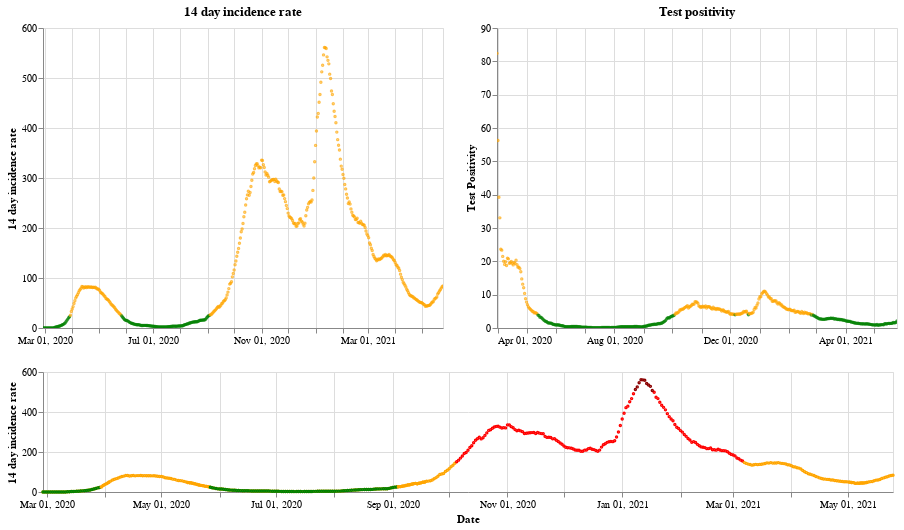

Write notebook code for a chart like this one.
### Markdown cell above
## Scotland

### Code cell
plot_traffic_light('Scotland')

### Figure 1 — Vega-Lite specification as saved in the notebook (floating-point values rounded to 4 significant figures; data arrays with more than 128 entries replaced by an {"elided": "..."} marker saying what was removed)
{"config": {"view": {"continuousWidth": 400, "continuousHeight": 300}}, "vconcat": [{"hconcat": [{"mark": {"type": "point", "size": 2}, "encoding": {"color": {"condition": {"value": "green", "test": "(datum.twoWeeklyCasesRate <= 25)"}, "value": "orange"}, "tooltip": [{"type": "nominal", "field": "areaName"}, {"type": "temporal", "field": "date"}, {"type": "quantitative", "field": "twoWeeklyCasesRate"}, {"type": "quantitative", "field": "testPositivity"}], "x": {"type": "temporal", "axis": {"title": ""}, "field": "date", "scale": {"domain": {"selection": "DateBrush"}}, "timeUnit": "yearmonthdate"}, "y": {"type": "quantitative", "axis": {"title": "14 day incidence rate"}, "field": "twoWeeklyCasesRate"}}, "title": "14 day incidence rate", "width": 400}, {"mark": {"type": "point", "size": 2}, "encoding": {"color": {"condition": {"value": "green", "test": "(datum.testPositivity <= 4)"}, "value": "orange"}, "tooltip": [{"type": "nominal", "field": "areaName"}, {"type": "temporal", "field": "date"}, {"type": "quantitative", "field": "twoWeeklyCasesRate"}, {"type": "quantitative", "field": "testPositivity"}], "x": {"type": "temporal", "axis": {"title": ""}, "field": "date", "scale": {"domain": {"selection": "DateBrush"}}, "timeUnit": "yearmonthdate"}, "y": {"type": "quantitative", "axis": {"title": "Test Positivity"}, "field": "testPositivity"}}, "title": "Test positivity", "width": 400}]}, {"layer": [{"mark": {"type": "point", "size": 2}, "encoding": {"color": {"condition": {"value": "orange", "test": "((50 && datum.twoWeeklyCasesRate) < 150)"}, "value": "red"}, "opacity": {"condition": {"value": 1, "test": "((50 && datum.twoWeeklyCasesRate) < 500)"}, "value": 0}, "tooltip": [{"type": "nominal", "field": "areaName"}, {"type": "temporal", "field": "date"}, {"type": "quantitative", "field": "twoWeeklyCasesRate"}, {"type": "quantitative", "field": "testPositivity"}], "x": {"type": "temporal", "axis": {"title": "Date"}, "field": "date", "timeUnit": "yearmonthdate"}, "y": {"type": "quantitative", "axis": {"title": "14 day incidence rate"}, "field": "twoWeeklyCasesRate"}}, "selection": {"DateBrush": {"type": "interval", "encodings": ["x"], "fields": ["Time"]}}, "width": 850}, {"mark": {"type": "point", "size": 2}, "encoding": {"color": {"value": "darkred"}, "opacity": {"condition": {"value": 1, "test": "(datum.twoWeeklyCasesRate >= 500)"}, "value": 0}, "tooltip": [{"type": "nominal", "field": "areaName"}, {"type": "temporal", "field": "date"}, {"type": "quantitative", "field": "twoWeeklyCasesRate"}, {"type": "quantitative", "field": "testPositivity"}], "x": {"type": "temporal", "axis": {"title": "Date"}, "field": "date", "timeUnit": "yearmonthdate"}, "y": {"type": "quantitative", "axis": {"title": "14 day incidence rate"}, "field": "twoWeeklyCasesRate"}}, "width": 400}, {"mark": {"type": "point", "size": 2}, "encoding": {"color": {"condition": {"value": "green", "test": "((4 && datum.twoWeeklyCasesRate) < 25)"}, "value": "orange"}, "opacity": {"condition": {"value": 1, "test": "(datum.twoWeeklyCasesRate < 50)"}, "value": 0}, "tooltip": [{"type": "nominal", "field": "areaName"}, {"type": "temporal", "field": "date"}, {"type": "quantitative", "field": "twoWeeklyCasesRate"}, {"type": "quantitative", "field": "testPositivity"}], "x": {"type": "temporal", "axis": {"title": "Date"}, "field": "date", "timeUnit": "yearmonthdate"}, "y": {"type": "quantitative", "axis": {"title": "14 day incidence rate"}, "field": "twoWeeklyCasesRate"}}, "width": 400}], "height": 120, "width": 800}], "data": {"name": "data-d63543b5bbd2937f2b1f542cf185d3a7"}, "$schema": "https://vega.github.io/schema/vega-lite/v4.8.1.json", "datasets": {"data-d63543b5bbd2937f2b1f542cf185d3a7": {"elided": "453 records"}}}
